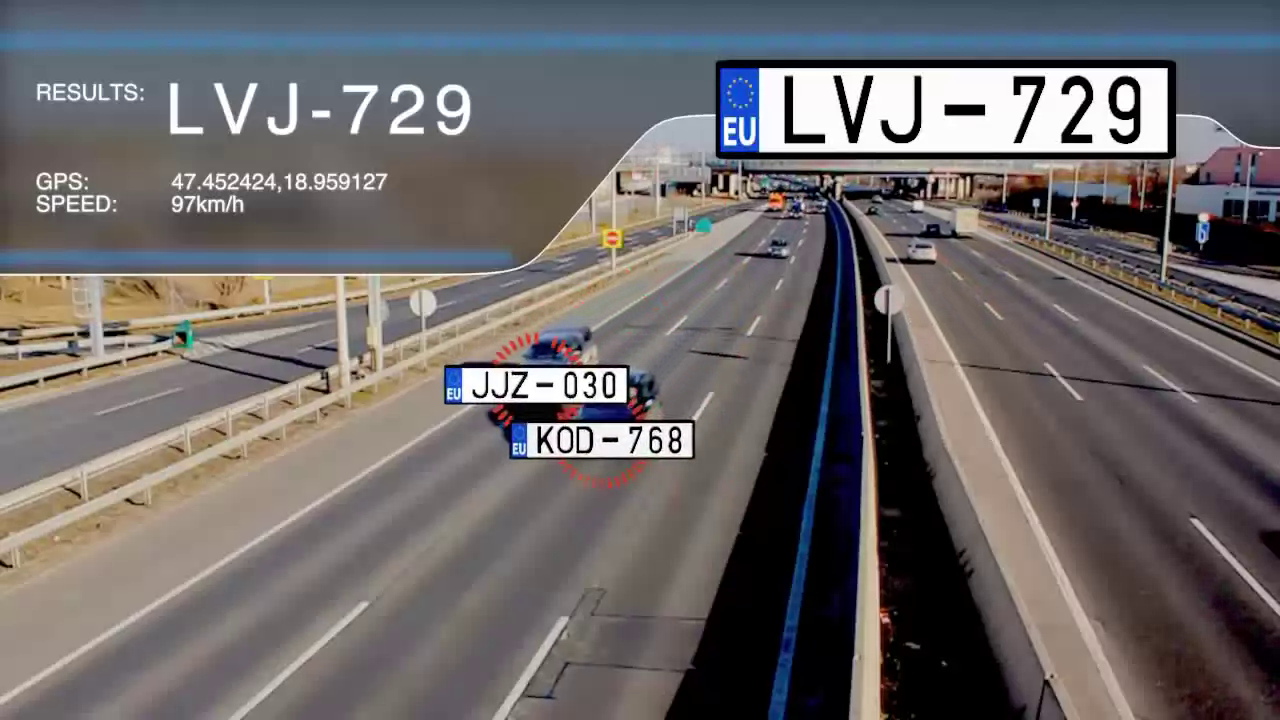
#> input picture frame 37 of images/road.webm, 1280 x 720 px, given in place of video.mp4, which was not available
$ python '#13.1_find_similar_images.py'
#> lines starting #> are read from the running program, lines starting #| are printed output that depends on the picture; pictures that were not available may be replaced by others from this repository, and a replacement may not be noted
import cv2
import numpy as np
import os
from tkinter import Tk, filedialog

LINE_SEP = '-'*50
COLORS = [
    # BGR
    (255, 0, 0),
    (0, 255, 0),
    (0, 0, 255)
]


def make_video(video_path='./images/', width=320, height=320, video_length_in_seconds=10):
    """
        أزرق  |  أحمر   |  أخضر
        ------|---------|---------
         1    |    2    |   3
         4    |    5    |   6
         7    |    8    |   9
         10   |    -    |   -
        ------|---------|---------
         4    |    3    |   3
    """
#> called with video_path = './images/', width = 320, height = 320, video_length_in_seconds = 10
    codec = cv2.VideoWriter_fourcc(*'mp4v')
    fps = 30
    colored_video = True
    video = cv2.VideoWriter(
        os.path.join(video_path, 'video.mp4'), codec, fps, (width, height), colored_video)
    pixels = np.ones((width, height, 3), dtype=np.uint8)

    print('\nCreating Video...')
    for time in range(1, video_length_in_seconds+1):
        img = pixels*COLORS[time % 3]
        for _ in range(fps):
            video.write(img.astype(np.uint8))

    video.release()
    print('\nVideo Created.', LINE_SEP, sep='\n')


def calc_hist(image):
    gray = cv2.cvtColor(image, cv2.COLOR_BGR2GRAY)
    return cv2.calcHist(gray, [0], None, [128], [0, 256])


def are_the_same_images(h1, h2, acceptance_ratio=0.65):
    """
     ======================
     |   😁 الزيادة حلوة  |
     ======================

        #! cv2.HISTCMP_CORREL: الترابط
        [-1, 1] ترجع قيمة بين
        بــحــيـــث
        1: تطابق تام
        -1: لا يوجد تطابق اطلاقا

        #! cv2.HISTCMP_INTERSECT: التقاطع
        [0, 1] ترجع قيمة بين
        بــحــيـــث
        1: تطابق تام
        0: لا يوجد تطابق اطلاقا


     ======================
     |   😞 الزيادة وحشة  |
     ======================
        #! cv2.HISTCMP_CHISQR: chi-squared مسافة
        [0, unbounded] ترجع قيمة بين
        بــحــيـــث
        0: تطابق تام
        unbounded: لا يوجد تطابق اطلاقا
        unbounded: قيمة بعيدة عن الصفر مثلا 10 فما فوق

        #! cv2.HISTCMP_BHATTACHARYYA: Bhattacharyya مسافة between the two
        [0, 1] ترجع قيمة بين
        بــحــيـــث
        0: تطابق تام
        1: لا يوجد تطابق اطلاقا
    """

    ratio = cv2.compareHist(h1, h2, cv2.HISTCMP_INTERSECT)

    return ratio >= acceptance_ratio


def count_occurancec_of_frame(video_path, first_apperance_in_second=0.5):

#> called with video_path = './images/video.mp4', first_apperance_in_second = 1.5
    video = cv2.VideoCapture(video_path)
    fps = int(video.get(cv2.CAP_PROP_FPS))
    occurance = 0

    video.set(cv2.CAP_PROP_POS_FRAMES, int(fps * first_apperance_in_second))
    fetched, requested_frame = video.read()
#> requested_frame is the input picture: shape (720, 1280, 3); mean B, G, R 104.3, 104.3, 108.9
    requested_hist = calc_hist(requested_frame)
#> in calc_hist, `gray = cv2.cvtColor(image, cv2.COLOR_BGR2GRAY)`:
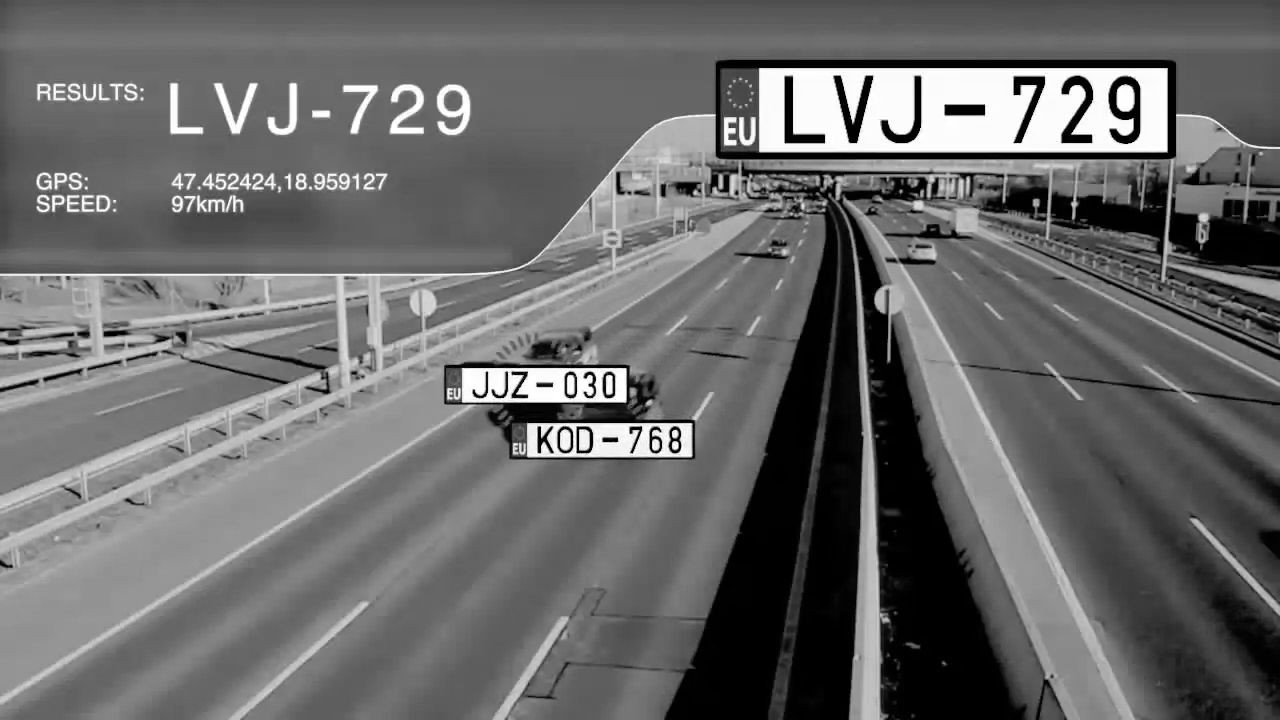
#> gray: shape (720, 1280); min 0, max 255, mean 105.6
#> requested_hist = 128 values, max 331 at index 42, min 0 at index 0, mean 10

    if not fetched:
        print('INVALID TIME OR VIDEO!')
        return

    print('\nWorking...')
    while True:
        ret, frame = video.read()
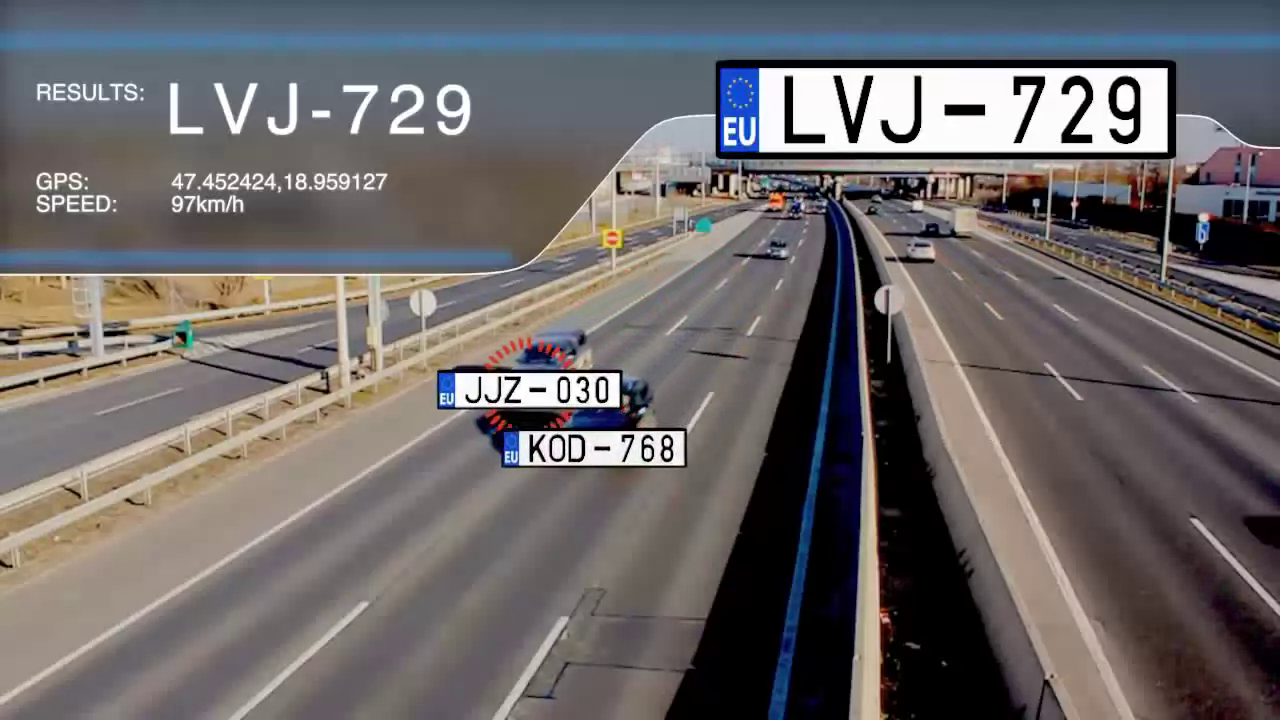
#> input picture frame 38 of images/road.webm, 1280 x 720 px, given in place of video.mp4, which was not available
#> frame is the input picture: shape (720, 1280, 3); mean B, G, R 104.2, 104.1, 108.7
        if not ret:
            break

        hist = calc_hist(frame)
#> in calc_hist (call 2), `gray = cv2.cvtColor(image, cv2.COLOR_BGR2GRAY)`:
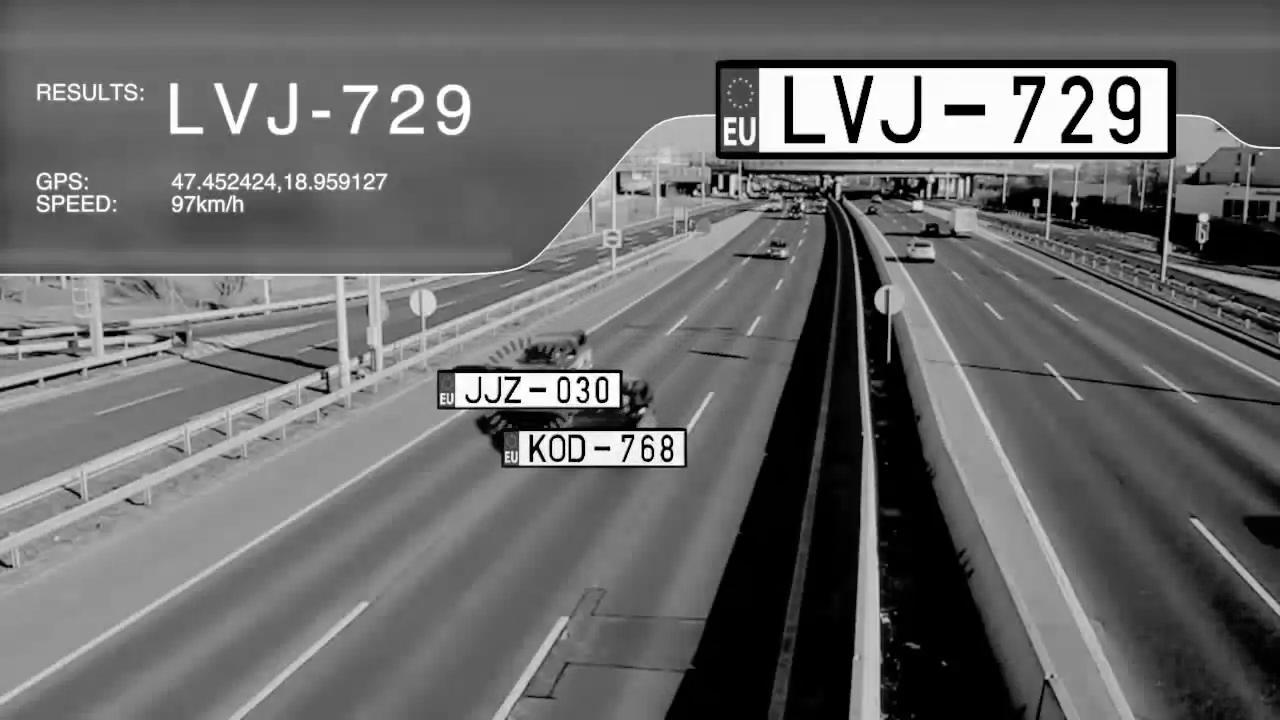
#> gray: shape (720, 1280); min 0, max 255, mean 105.4
#> hist has the same summary as requested_hist
        if are_the_same_images(hist, requested_hist):
#> in are_the_same_images, `ratio = cv2.compareHist(h1, h2, cv2.HISTCMP_INTERSECT)`: ratio = 1280
            occurance += 1
#> occurance = 1


    print("The Frame Appeared {} Times".format((occurance // fps) + 1))
    print(LINE_SEP)


make_video()
count_occurancec_of_frame('./images/video.mp4', 1.5)

$ run again, starting later in the video
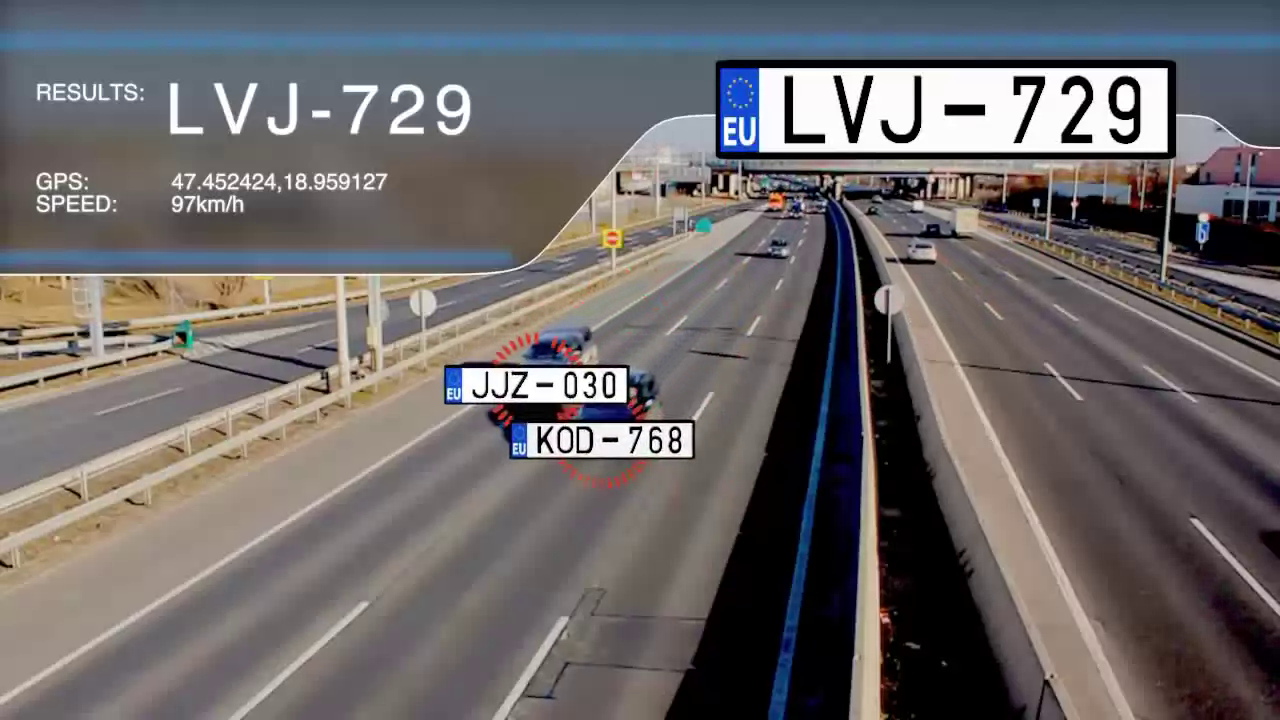
#> input picture frame 37 of images/road.webm, 1280 x 720 px, given in place of video.mp4, which was not available
#> in count_occurancec_of_frame, requested_frame is the input picture: shape (720, 1280, 3); mean B, G, R 104.3, 104.3, 108.9
#> requested_hist = 128 values, max 331 at index 42, min 0 at index 0, mean 10
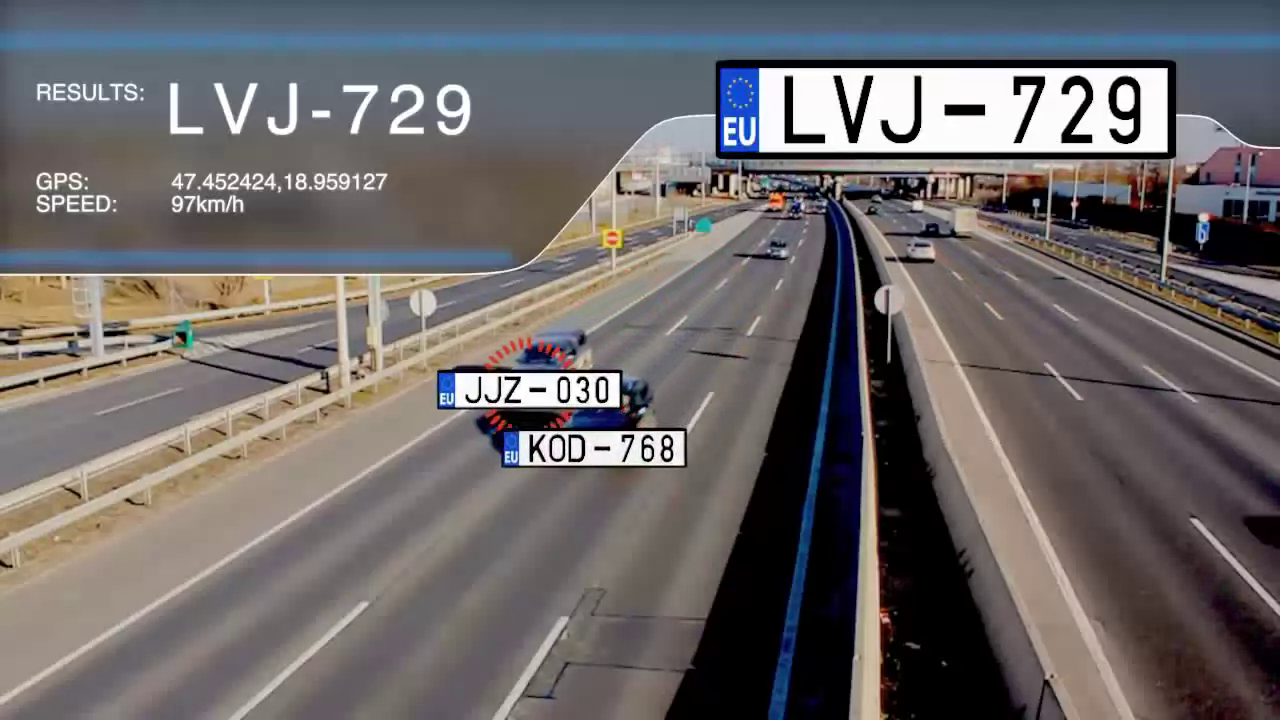
#> input picture frame 38 of images/road.webm, 1280 x 720 px, given in place of video.mp4, which was not available
#> in count_occurancec_of_frame, frame is the input picture: shape (720, 1280, 3); mean B, G, R 104.2, 104.1, 108.7
#> hist has the same summary as requested_hist
#> ratio = 1280
#> occurance = 1

$ run again, starting later in the video
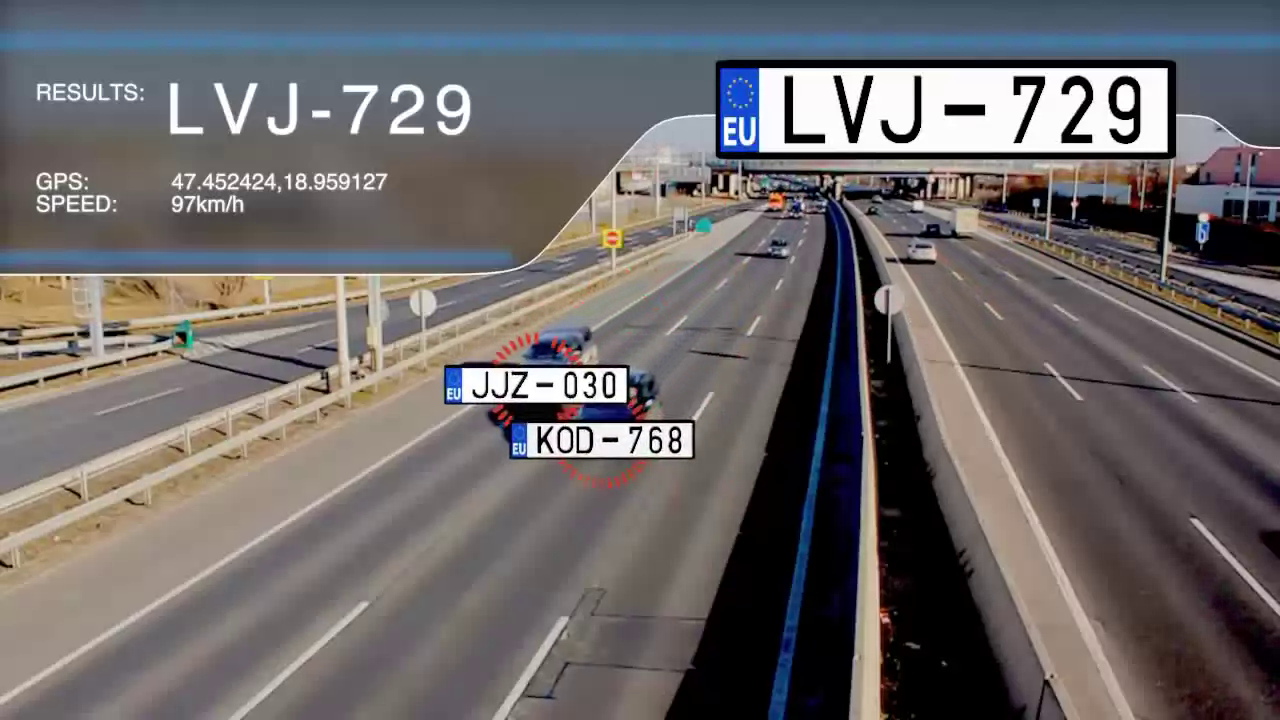
#> input picture frame 37 of images/road.webm, 1280 x 720 px, given in place of video.mp4, which was not available
#> in count_occurancec_of_frame, requested_frame is the input picture: shape (720, 1280, 3); mean B, G, R 104.3, 104.3, 108.9
#> requested_hist = 128 values, max 331 at index 42, min 0 at index 0, mean 10
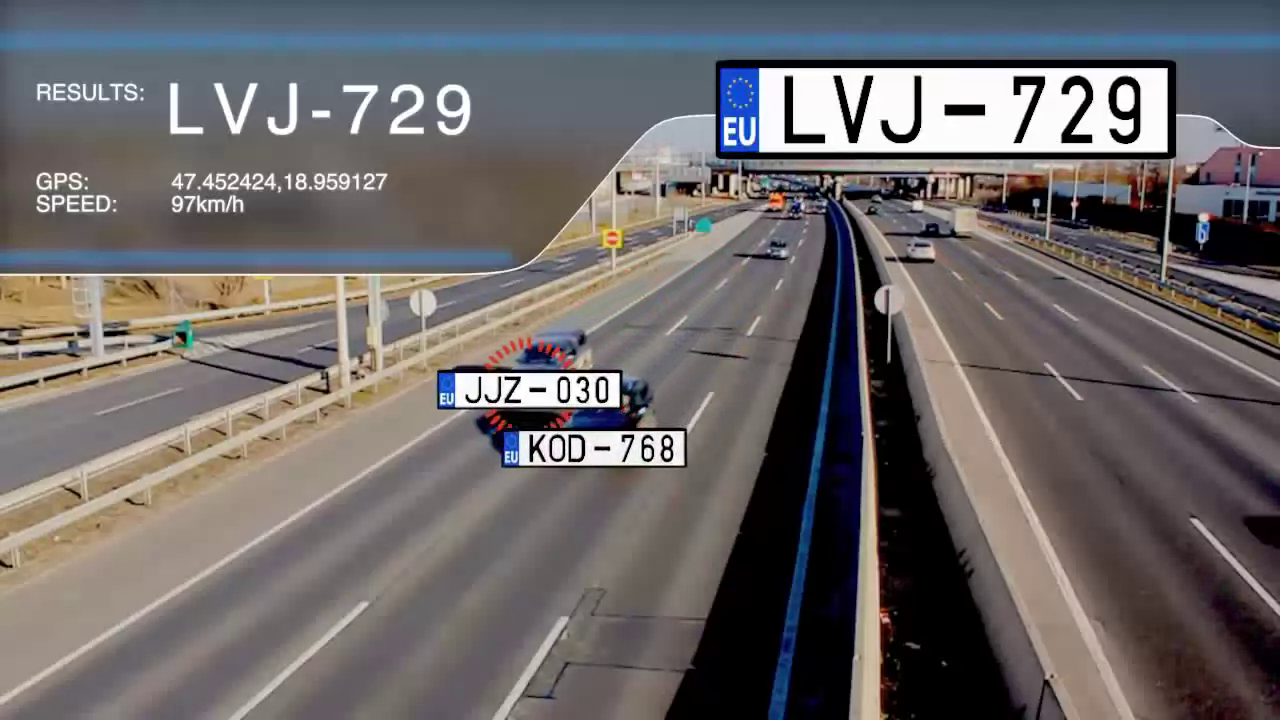
#> input picture frame 38 of images/road.webm, 1280 x 720 px, given in place of video.mp4, which was not available
#> in count_occurancec_of_frame, frame is the input picture: shape (720, 1280, 3); mean B, G, R 104.2, 104.1, 108.7
#> hist has the same summary as requested_hist
#> ratio = 1280
#> occurance = 1
